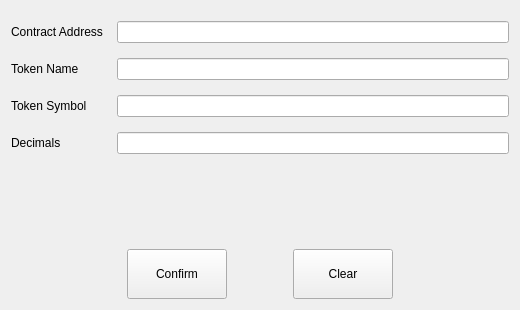
<?xml version="1.0" encoding="UTF-8"?>
<ui version="4.0">
 <class>AddTokenPage</class>
 <widget class="QWidget" name="AddTokenPage">
  <property name="geometry">
   <rect>
    <x>0</x>
    <y>0</y>
    <width>520</width>
    <height>310</height>
   </rect>
  </property>
  <property name="windowTitle">
   <string>Form</string>
  </property>
  <layout class="QVBoxLayout" name="verticalLayout">
   <item>
    <spacer name="verticalSpacer_2">
     <property name="orientation">
      <enum>Qt::Vertical</enum>
     </property>
     <property name="sizeType">
      <enum>QSizePolicy::Fixed</enum>
     </property>
     <property name="sizeHint" stdset="0">
      <size>
       <width>20</width>
       <height>10</height>
      </size>
     </property>
    </spacer>
   </item>
   <item>
    <layout class="QGridLayout" name="gridLayout">
     <property name="verticalSpacing">
      <number>15</number>
     </property>
     <item row="2" column="0">
      <widget class="QLabel" name="labelTokenSymbol">
       <property name="minimumSize">
        <size>
         <width>100</width>
         <height>0</height>
        </size>
       </property>
       <property name="text">
        <string>Token Symbol</string>
       </property>
      </widget>
     </item>
     <item row="0" column="0">
      <widget class="QLabel" name="labelContractAddress">
       <property name="minimumSize">
        <size>
         <width>100</width>
         <height>0</height>
        </size>
       </property>
       <property name="text">
        <string>Contract Address</string>
       </property>
      </widget>
     </item>
     <item row="1" column="0">
      <widget class="QLabel" name="labelTokenName">
       <property name="minimumSize">
        <size>
         <width>100</width>
         <height>0</height>
        </size>
       </property>
       <property name="text">
        <string>Token Name</string>
       </property>
      </widget>
     </item>
     <item row="3" column="0">
      <widget class="QLabel" name="labelDecimals">
       <property name="minimumSize">
        <size>
         <width>100</width>
         <height>0</height>
        </size>
       </property>
       <property name="text">
        <string>Decimals</string>
       </property>
      </widget>
     </item>
     <item row="0" column="1">
      <widget class="QLineEdit" name="lineEditContractAddress">
       <property name="alignment">
        <set>Qt::AlignCenter</set>
       </property>
      </widget>
     </item>
     <item row="1" column="1">
      <widget class="QLineEdit" name="lineEditTokenName">
       <property name="alignment">
        <set>Qt::AlignCenter</set>
       </property>
       <property name="readOnly">
        <bool>true</bool>
       </property>
      </widget>
     </item>
     <item row="2" column="1">
      <widget class="QLineEdit" name="lineEditTokenSymbol">
       <property name="alignment">
        <set>Qt::AlignCenter</set>
       </property>
       <property name="readOnly">
        <bool>true</bool>
       </property>
      </widget>
     </item>
     <item row="3" column="1">
      <widget class="QLineEdit" name="lineEditDecimals">
       <property name="alignment">
        <set>Qt::AlignCenter</set>
       </property>
       <property name="readOnly">
        <bool>true</bool>
       </property>
      </widget>
     </item>
    </layout>
   </item>
   <item>
    <spacer name="verticalSpacer">
     <property name="orientation">
      <enum>Qt::Vertical</enum>
     </property>
     <property name="sizeHint" stdset="0">
      <size>
       <width>20</width>
       <height>40</height>
      </size>
     </property>
    </spacer>
   </item>
   <item>
    <layout class="QHBoxLayout" name="horizontalLayout">
     <property name="rightMargin">
      <number>0</number>
     </property>
     <item>
      <spacer name="horizontalSpacer">
       <property name="orientation">
        <enum>Qt::Horizontal</enum>
       </property>
       <property name="sizeHint" stdset="0">
        <size>
         <width>40</width>
         <height>20</height>
        </size>
       </property>
      </spacer>
     </item>
     <item>
      <widget class="QPushButton" name="confirmButton">
       <property name="minimumSize">
        <size>
         <width>100</width>
         <height>50</height>
        </size>
       </property>
       <property name="text">
        <string>Confirm</string>
       </property>
      </widget>
     </item>
     <item>
      <spacer name="horizontalSpacer_3">
       <property name="orientation">
        <enum>Qt::Horizontal</enum>
       </property>
       <property name="sizeType">
        <enum>QSizePolicy::Fixed</enum>
       </property>
       <property name="sizeHint" stdset="0">
        <size>
         <width>60</width>
         <height>20</height>
        </size>
       </property>
      </spacer>
     </item>
     <item>
      <widget class="QPushButton" name="clearButton">
       <property name="minimumSize">
        <size>
         <width>100</width>
         <height>50</height>
        </size>
       </property>
       <property name="text">
        <string>Clear</string>
       </property>
      </widget>
     </item>
     <item>
      <spacer name="horizontalSpacer_2">
       <property name="orientation">
        <enum>Qt::Horizontal</enum>
       </property>
       <property name="sizeHint" stdset="0">
        <size>
         <width>40</width>
         <height>20</height>
        </size>
       </property>
      </spacer>
     </item>
    </layout>
   </item>
  </layout>
 </widget>
 <resources/>
 <connections/>
</ui>
